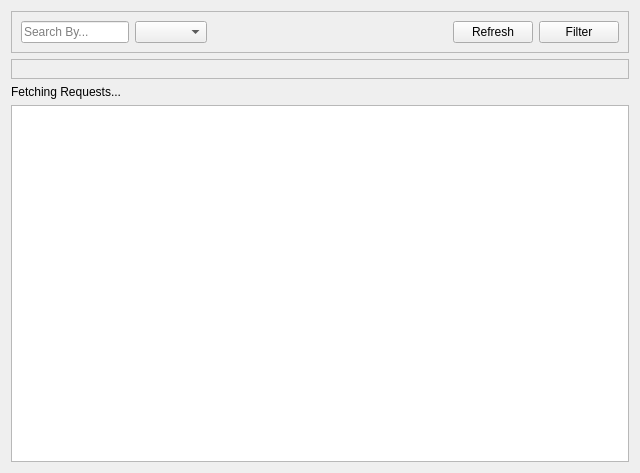
<?xml version="1.0" encoding="UTF-8"?>
<ui version="4.0">
 <class>Form</class>
 <widget class="QWidget" name="Form">
  <property name="geometry">
   <rect>
    <x>0</x>
    <y>0</y>
    <width>640</width>
    <height>473</height>
   </rect>
  </property>
  <property name="windowTitle">
   <string>Form</string>
  </property>
  <layout class="QVBoxLayout" name="verticalLayout_3">
   <item>
    <widget class="QFrame" name="frame">
     <property name="frameShape">
      <enum>QFrame::StyledPanel</enum>
     </property>
     <property name="frameShadow">
      <enum>QFrame::Raised</enum>
     </property>
     <layout class="QHBoxLayout" name="horizontalLayout">
      <item>
       <widget class="QLineEdit" name="requestSearchTxtBox">
        <property name="sizePolicy">
         <sizepolicy hsizetype="Fixed" vsizetype="Fixed">
          <horstretch>0</horstretch>
          <verstretch>0</verstretch>
         </sizepolicy>
        </property>
        <property name="readOnly">
         <bool>false</bool>
        </property>
        <property name="placeholderText">
         <string>Search By...</string>
        </property>
       </widget>
      </item>
      <item>
       <widget class="QComboBox" name="searchItemsComboBox"/>
      </item>
      <item>
       <spacer name="horizontalSpacer">
        <property name="orientation">
         <enum>Qt::Horizontal</enum>
        </property>
        <property name="sizeHint" stdset="0">
         <size>
          <width>40</width>
          <height>20</height>
         </size>
        </property>
       </spacer>
      </item>
      <item>
       <widget class="QPushButton" name="refreshBtn">
        <property name="sizePolicy">
         <sizepolicy hsizetype="Fixed" vsizetype="Fixed">
          <horstretch>0</horstretch>
          <verstretch>0</verstretch>
         </sizepolicy>
        </property>
        <property name="text">
         <string>Refresh</string>
        </property>
       </widget>
      </item>
      <item>
       <widget class="QPushButton" name="filterBtn">
        <property name="sizePolicy">
         <sizepolicy hsizetype="Fixed" vsizetype="Fixed">
          <horstretch>0</horstretch>
          <verstretch>0</verstretch>
         </sizepolicy>
        </property>
        <property name="text">
         <string>Filter</string>
        </property>
        <property name="checkable">
         <bool>true</bool>
        </property>
       </widget>
      </item>
     </layout>
    </widget>
   </item>
   <item>
    <widget class="QFrame" name="filterOptions">
     <property name="frameShape">
      <enum>QFrame::StyledPanel</enum>
     </property>
     <property name="frameShadow">
      <enum>QFrame::Raised</enum>
     </property>
     <layout class="QVBoxLayout" name="verticalLayout">
      <item>
       <layout class="QHBoxLayout" name="filterOptionsLayout"/>
      </item>
     </layout>
    </widget>
   </item>
   <item>
    <widget class="QLabel" name="requestCountLabel">
     <property name="text">
      <string>Fetching Requests...</string>
     </property>
    </widget>
   </item>
   <item>
    <widget class="QTableWidget" name="tableWidget"/>
   </item>
  </layout>
 </widget>
 <resources/>
 <connections>
  <connection>
   <sender>filterBtn</sender>
   <signal>toggled(bool)</signal>
   <receiver>filterOptions</receiver>
   <slot>setVisible(bool)</slot>
   <hints>
    <hint type="sourcelabel">
     <x>569</x>
     <y>34</y>
    </hint>
    <hint type="destinationlabel">
     <x>562</x>
     <y>66</y>
    </hint>
   </hints>
  </connection>
 </connections>
</ui>
